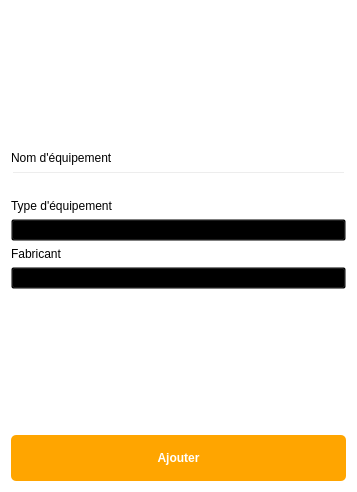
               <widget class="QWidget" name="infoScrollContent">
                <property name="geometry">
                 <rect>
                  <x>0</x>
                  <y>0</y>
                  <width>357</width>
                  <height>492</height>
                 </rect>
                </property>
                <property name="styleSheet">
                 <string notr="true">background-color: transparent;</string>
                </property>
                <layout class="QVBoxLayout" name="verticalLayout_48">
                 <item>
                  <spacer name="verticalSpacer_35">
                   <property name="orientation">
                    <enum>Qt::Orientation::Vertical</enum>
                   </property>
                   <property name="sizeHint" stdset="0">
                    <size>
                     <width>20</width>
                     <height>40</height>
                    </size>
                   </property>
                  </spacer>
                 </item>
                 <item>
                  <widget class="QLabel" name="labelNomEquipement">
                   <property name="text">
                    <string>Nom d'équipement</string>
                   </property>
                  </widget>
                 </item>
                 <item>
                  <widget class="QLineEdit" name="lineEditNomEquipement"/>
                 </item>
                 <item>
                  <widget class="QLabel" name="labelTypeEquipement">
                   <property name="text">
                    <string>Type d'équipement</string>
                   </property>
                  </widget>
                 </item>
                 <item>
                  <widget class="QComboBox" name="comboBoxTypeEquipement">
                   <item>
                    <property name="text">
                     <string>Ordinateur</string>
                    </property>
                   </item>
                   <item>
                    <property name="text">
                     <string>Imprimante</string>
                    </property>
                   </item>
                   <item>
                    <property name="text">
                     <string>Scanner</string>
                    </property>
                   </item>
                   <item>
                    <property name="text">
                     <string>Projecteur</string>
                    </property>
                   </item>
                   <item>
                    <property name="text">
                     <string>Téléphone</string>
                    </property>
                   </item>
                  </widget>
                 </item>
                 <item>
                  <widget class="QLabel" name="labelFabricant_7">
                   <property name="text">
                    <string>Fabricant</string>
                   </property>
                  </widget>
                 </item>
                 <item>
                  <widget class="QComboBox" name="comboBoxFabricant_7">
                   <item>
                    <property name="text">
                     <string>HP</string>
                    </property>
                   </item>
                   <item>
                    <property name="text">
                     <string>Dell</string>
                    </property>
                   </item>
                   <item>
                    <property name="text">
                     <string>Lenovo</string>
                    </property>
                   </item>
                   <item>
                    <property name="text">
                     <string>Apple</string>
                    </property>
                   </item>
                   <item>
                    <property name="text">
                     <string>Canon</string>
                    </property>
                   </item>
                   <item>
                    <property name="text">
                     <string>Epson</string>
                    </property>
                   </item>
                   <item>
                    <property name="text">
                     <string>Samsung</string>
                    </property>
                   </item>
                  </widget>
                 </item>
                 <item>
                  <spacer name="verticalSpacer_32">
                   <property name="orientation">
                    <enum>Qt::Orientation::Vertical</enum>
                   </property>
                   <property name="sizeHint" stdset="0">
                    <size>
                     <width>20</width>
                     <height>40</height>
                    </size>
                   </property>
                  </spacer>
                 </item>
                 <item>
                  <widget class="QPushButton" name="pushButtonAjouter">
                   <property name="styleSheet">
                    <string notr="true">QPushButton {
    background-color: #ffa500;
    color: white;
    border: none;
    border-radius: 5px;
    padding: 8px 15px;
    font-weight: bold;
    min-height: 30px;
}

QPushButton:hover {
    background-color: #ff8c00;
}

QPushButton:pressed {
    background-color: #ff7700;
}</string>
                   </property>
                   <property name="text">
                    <string>Ajouter</string>
                   </property>
                  </widget>
                 </item>
                </layout>
               </widget>
